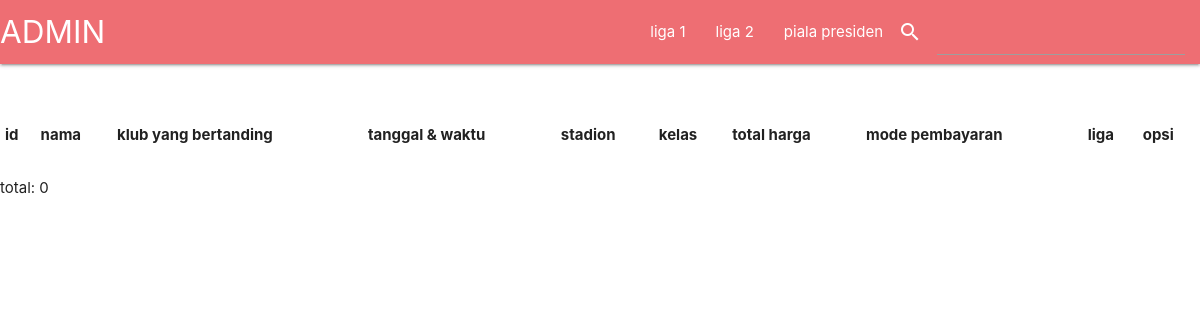
Page /halaman_admin3.php on the earlier database version.
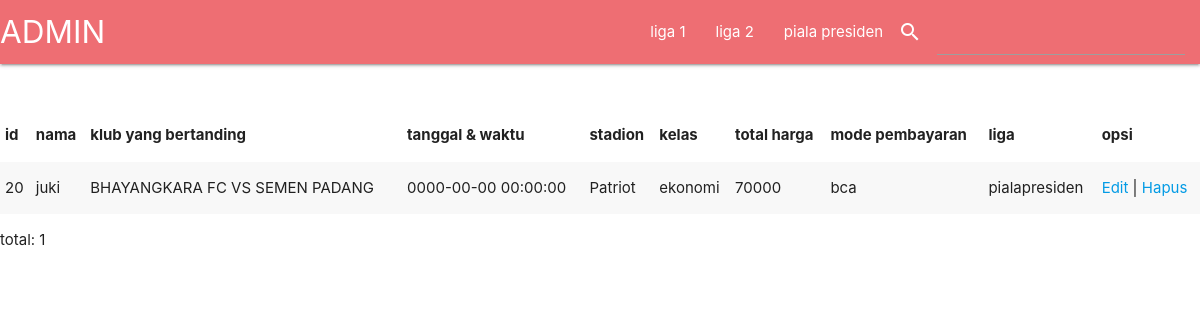
Same page on the later database version.
### tables this page shows
CREATE TABLE `pemesanan` (
  `id` char(16) NOT NULL,
  `nama` varchar(100) NOT NULL,
  `klub_b` varchar(100) NOT NULL,
  `tanggal` datetime NOT NULL,
  `stadion` varchar(100) NOT NULL,
  `kelas` varchar(20) NOT NULL,
  `total` varchar(100) NOT NULL,
  `pembayaran` varchar(20) NOT NULL,
  `liga` varchar(100) NOT NULL
);

### halaman_admin3.php (the view, shortened to what this page needs)
<?php include 'koneksi.php'; ?>
<!DOCTYPE html>
<html>
<link rel="stylesheet"href="https://cdnjs.cloudflare.com/ajax/libs/materialize/1.0.0/css/materialize.min.css">
<head>
</head>
<body>
<form method="post" action="caripre.php">
 <nav>
    <div class="nav-wrapper">
      <a href="halaman_admin.php" class="brand-logo">ADMIN</a>
      <ul id="nav-mobile" class="right hide-on-med-and-down">
        <li><a href="halaman_admin1.php">liga 1</a></li>&emsp;
        <li><a href="halaman_admin2.php">liga 2</a></li>
        <li><a href="halaman_admin3.php">piala presiden</a></li>
        <i class="small material-icons left" >search</i>
         <li class="input-field"><input type="text" name="cari" required>
         </li>
      </ul>
    </div>
  </nav>
</form></br></br>
    <table class="striped">
    <thead>
    <tr>
        <th>id</th>
        <th>nama</th>
        <th>klub yang bertanding</th>
        <th>tanggal & waktu</th>
        <th>stadion</th>
        <th>kelas</th>
        <th>total harga</th>
        <th>mode pembayaran</th>
        <th>liga</th>
        <th>opsi</th>
    </tr>
    </thead>
    <tbody>
        <?php
        $sql = "SELECT * FROM pemesanan where liga='pialapresiden'";
        $query = mysqli_query($koneksi, $sql);
        while($data = mysqli_fetch_array($query)){
            echo "<tr>";
            echo "<td>".$data['id']."</td>";
            echo "<td>".$data['nama']."</td>";
            echo "<td>".$data['klub_b']."</td>";
            echo "<td>".$data['tanggal']."</td>";
            echo "<td>".$data['stadion']."</td>";
            echo "<td>".$data['kelas']."</td>";
            echo "<td>".$data['total']."</td>";
            echo "<td>".$data['pembayaran']."</td>";
            echo "<td>".$data['liga']."</td>";
            echo "<td>";
            echo "<a href='edit_admin.php?id=".$data['id']."'>Edit</a> | ";
            echo "<a href='hapus.php?id=".$data['id']."'>Hapus</a>";
            echo "</td>";
            echo "</tr>";
        }
        ?>
    </tbody>
    </table>
    <p>total: <?php echo mysqli_num_rows($query) ?> </p>
</body>
</html>

Differences in the rows shown:
added pemesanan: id "20", nama "juki", klub_b "BHAYANGKARA FC VS SEMEN PADANG", tanggal "0000-00-00 00:00:00", stadion "Patriot", kelas "ekonomi", total "70000", pembayaran "bca", liga "pialapresiden"
Other differences:
mysqli_num_rows($query): "0" → "1"
